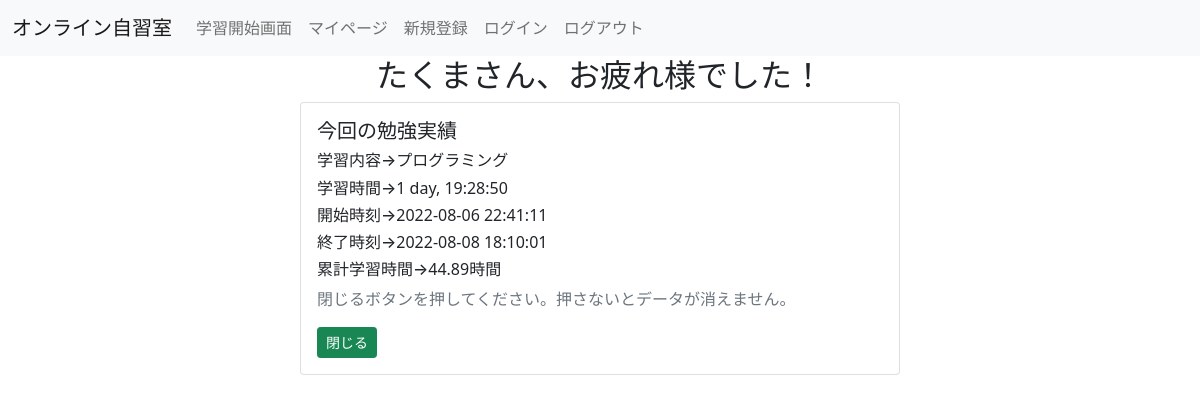
The page /finish/1 (signed in) on the database as committed earlier.
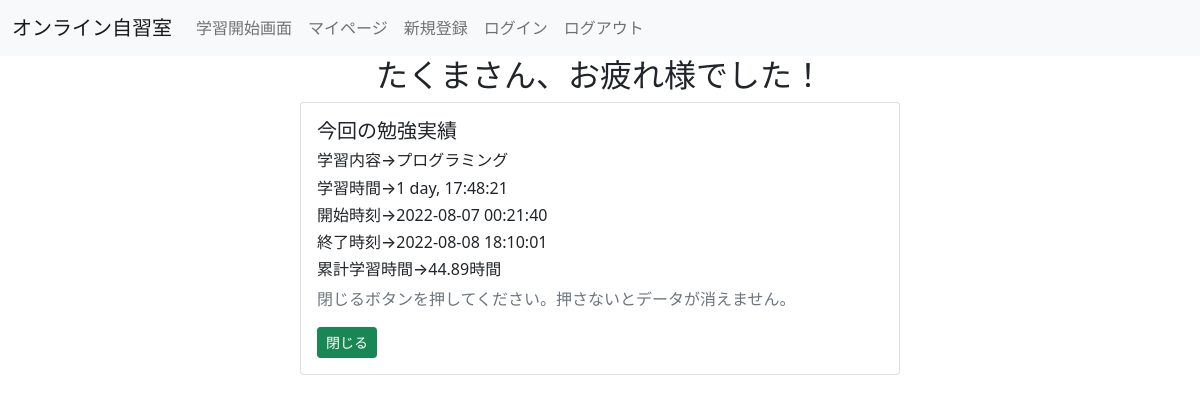
The same page on the database as committed later.
### app.py (models this page shows)
class Post(db.Model):
    id = db.Column(db.Integer, primary_key = True)
    name = db.Column(db.String(30), nullable = False)
    detail = db.Column(db.String(100), nullable = False)
    start_time = db.Column(db.DateTime, nullable = False)

### app.py (the view)
@app.route('/finish/<int:id>')
@login_required
def read(id):
    post = Post.query.get(id)
    user = current_user
    total = user.total
    tokyo_tz = datetime.timezone(datetime.timedelta(hours=9))
    finish_time = datetime.datetime.now(tokyo_tz).strftime('%Y/%m/%d %H:%M:%S.%f')[:-7]
    finish_time = datetime.datetime.strptime(finish_time, '%Y/%m/%d %H:%M:%S')
    start_time = post.start_time
    td = finish_time - start_time
    second = td.total_seconds()
    hour = round(second/3600,2)
    total = total + round(hour,2)
    total =round(total,2)
    userupdate = User.query.get(user.id)
    userupdate.total = total
    db.session.merge(userupdate)
    db.session.commit()
    return render_template('finish.html', post = post, finish_time = finish_time, start_time = start_time, td = td, total = total)

### app.py (called while the page is built)
@login_manager.user_loader
def load_user(user_id):
    return User.query.get(int(user_id))

### templates/finish.html (shortened to what this page needs)
{% extends 'base.html' %}
{% block body %}
<h2>{{ post.name }}さん、お疲れ様でした！</h2>
<form action = "/delete/{{ post.id }}" method = 'POST'>
    <div class="card w-50 mb-3" style="margin: auto;">
        <div class="card-body">
          <h5 class="card-title mb-2">今回の勉強実績</h5>
          <h6 class="card-text">学習内容→{{ post.detail }}</h6>
          <h6 class="card-text">学習時間→{{ td }} </h6>
          <h6 class="card-text">開始時刻→{{post.start_time}}</h6>
          <h6 class="card-text">終了時刻→{{finish_time}}</h6>
          <h6 class="card-text">累計学習時間→{{total}}時間</h6>
          <p class="card-text text-muted">閉じるボタンを押してください。押さないとデータが消えません。</p>
          <a class="btn btn-success btn-sm" href = '/delete/{{ post.id }}' role = "button">閉じる</a>
        </div>
    </div>
</form>
{% endblock %}

Rows that differ between the two databases and show on the page:
changed Post "たくま": start_time "2022-08-06 22:41:11" → "2022-08-07 00:21:40"
Other text that changed with them:
{{ td }}: "1 day, 19:28:50" → "1 day, 17:48:21"
